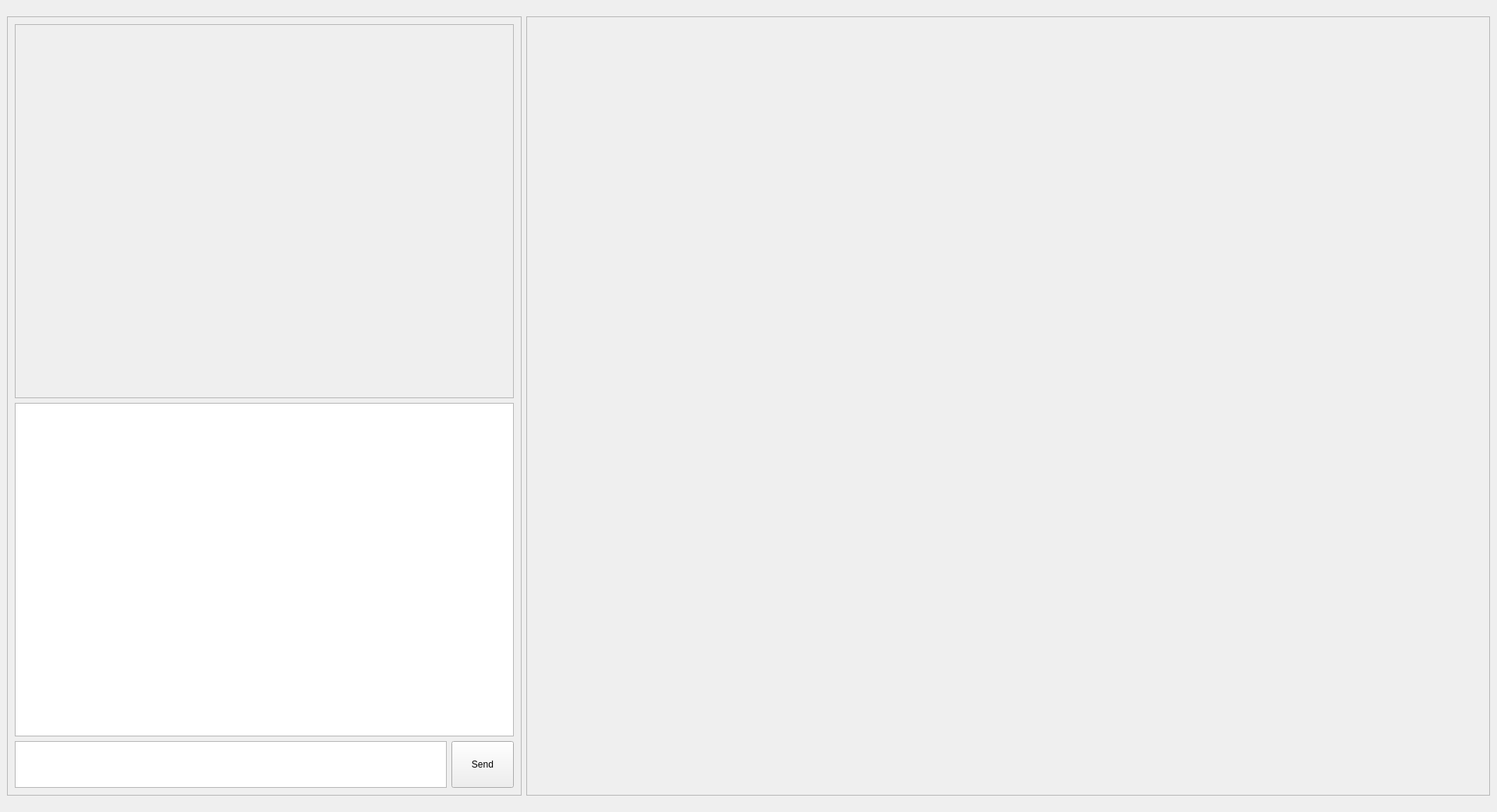
<?xml version="1.0" encoding="UTF-8"?>
<ui version="4.0">
 <class>MainWindow</class>
 <widget class="QMainWindow" name="MainWindow">
  <property name="geometry">
   <rect>
    <x>0</x>
    <y>0</y>
    <width>1920</width>
    <height>1042</height>
   </rect>
  </property>
  <property name="sizePolicy">
   <sizepolicy hsizetype="Fixed" vsizetype="Fixed">
    <horstretch>0</horstretch>
    <verstretch>0</verstretch>
   </sizepolicy>
  </property>
  <property name="maximumSize">
   <size>
    <width>1920</width>
    <height>1210</height>
   </size>
  </property>
  <property name="windowTitle">
   <string>MainWindow</string>
  </property>
  <widget class="QWidget" name="centralwidget">
   <property name="sizePolicy">
    <sizepolicy hsizetype="Expanding" vsizetype="Expanding">
     <horstretch>0</horstretch>
     <verstretch>0</verstretch>
    </sizepolicy>
   </property>
   <layout class="QGridLayout" name="gridLayout_2">
    <item row="0" column="0">
     <layout class="QGridLayout" name="gridLayout">
      <property name="sizeConstraint">
       <enum>QLayout::SetDefaultConstraint</enum>
      </property>
      <item row="0" column="0" alignment="Qt::AlignLeft">
       <widget class="QFrame" name="frame">
        <property name="sizePolicy">
         <sizepolicy hsizetype="Fixed" vsizetype="Preferred">
          <horstretch>0</horstretch>
          <verstretch>0</verstretch>
         </sizepolicy>
        </property>
        <property name="minimumSize">
         <size>
          <width>0</width>
          <height>0</height>
         </size>
        </property>
        <property name="maximumSize">
         <size>
          <width>16777215</width>
          <height>1000</height>
         </size>
        </property>
        <property name="frameShape">
         <enum>QFrame::StyledPanel</enum>
        </property>
        <property name="frameShadow">
         <enum>QFrame::Raised</enum>
        </property>
        <layout class="QVBoxLayout" name="verticalLayout_3">
         <item>
          <layout class="QVBoxLayout" name="verticalLayout_2">
           <item alignment="Qt::AlignTop">
            <widget class="QFrame" name="frame_2">
             <property name="sizePolicy">
              <sizepolicy hsizetype="Expanding" vsizetype="Fixed">
               <horstretch>0</horstretch>
               <verstretch>0</verstretch>
              </sizepolicy>
             </property>
             <property name="minimumSize">
              <size>
               <width>640</width>
               <height>480</height>
              </size>
             </property>
             <property name="maximumSize">
              <size>
               <width>640</width>
               <height>480</height>
              </size>
             </property>
             <property name="frameShape">
              <enum>QFrame::StyledPanel</enum>
             </property>
             <property name="frameShadow">
              <enum>QFrame::Raised</enum>
             </property>
            </widget>
           </item>
           <item>
            <widget class="QListView" name="listView">
             <property name="minimumSize">
              <size>
               <width>0</width>
               <height>200</height>
              </size>
             </property>
             <property name="maximumSize">
              <size>
               <width>16777215</width>
               <height>16777215</height>
              </size>
             </property>
            </widget>
           </item>
           <item>
            <layout class="QHBoxLayout" name="horizontalLayout_2">
             <item>
              <widget class="QTextEdit" name="textEdit">
               <property name="sizePolicy">
                <sizepolicy hsizetype="Expanding" vsizetype="Fixed">
                 <horstretch>0</horstretch>
                 <verstretch>0</verstretch>
                </sizepolicy>
               </property>
               <property name="minimumSize">
                <size>
                 <width>0</width>
                 <height>0</height>
                </size>
               </property>
               <property name="maximumSize">
                <size>
                 <width>16777215</width>
                 <height>60</height>
                </size>
               </property>
              </widget>
             </item>
             <item>
              <widget class="QPushButton" name="pushButton">
               <property name="sizePolicy">
                <sizepolicy hsizetype="Fixed" vsizetype="Fixed">
                 <horstretch>0</horstretch>
                 <verstretch>0</verstretch>
                </sizepolicy>
               </property>
               <property name="maximumSize">
                <size>
                 <width>16777215</width>
                 <height>60</height>
                </size>
               </property>
               <property name="text">
                <string>Send</string>
               </property>
              </widget>
             </item>
            </layout>
           </item>
          </layout>
         </item>
        </layout>
       </widget>
      </item>
      <item row="0" column="1">
       <widget class="QFrame" name="frame_3">
        <property name="sizePolicy">
         <sizepolicy hsizetype="Expanding" vsizetype="Preferred">
          <horstretch>0</horstretch>
          <verstretch>0</verstretch>
         </sizepolicy>
        </property>
        <property name="frameShape">
         <enum>QFrame::StyledPanel</enum>
        </property>
        <property name="frameShadow">
         <enum>QFrame::Raised</enum>
        </property>
       </widget>
      </item>
     </layout>
    </item>
   </layout>
  </widget>
  <widget class="QMenuBar" name="menubar">
   <property name="geometry">
    <rect>
     <x>0</x>
     <y>0</y>
     <width>1920</width>
     <height>22</height>
    </rect>
   </property>
  </widget>
 </widget>
 <resources/>
 <connections/>
</ui>
